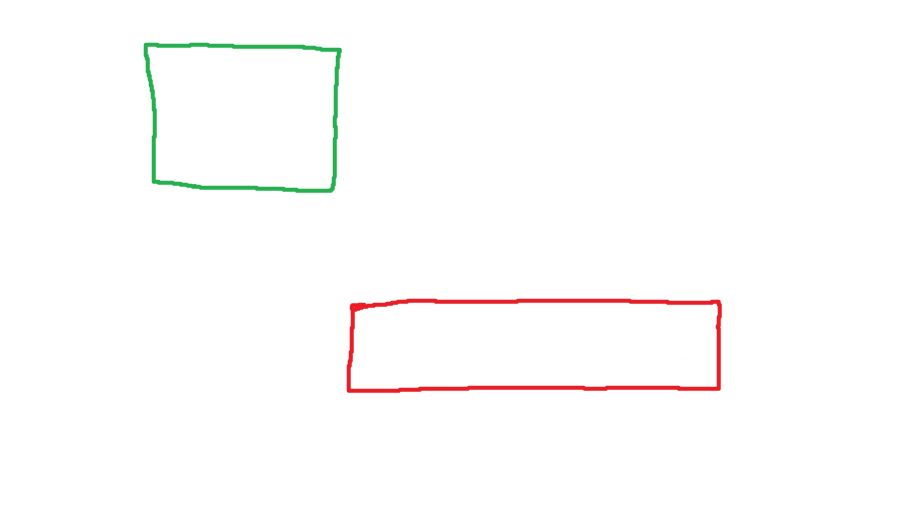
#> input picture images/dreptunghi_verde.jpg, 1842 x 1044 px, found by its file name (shown at 1/2 size)
$ python main.py ../images/dreptunghi_verde.jpg
#> lines starting #> are read from the running program, lines starting #| are printed output that depends on the picture; after the words box and inside, x2 and y2 are one past the last pixel; in counts of white or black regions, pixels touching at a corner belong together
### html_generator.py
def div_generator(divs):
    return "".join(f"""<div class="div{index}"></div>"""
                   for index, div in enumerate(divs))


def p_generator(paragraphs):
    return "".join(f"""<p class="p{index}"></p>"""
                   for index, p in enumerate(paragraphs))


def img_generator(images):
    return "".join(f"""<img class="img{index}" />"""
                   for index, img in enumerate(images))


def div_style_generator(divs):
    return "".join(
        f""".div{index} {{
    position: absolute;
    left: {div[0]}px;
    top: {div[1]}px;
    width: {div[2]}px;
    height: {div[3]}px;
    border: 3px solid blue;}}\n"""
        for index, div in enumerate(divs))


def p_style_generator(paragraphs):
    return "".join(
        f""".p{index} {{
    position: absolute;
    left: {p[0]}px;
    top: {p[1]}px;
    width: {p[2]}px;
    height: {p[3]}px;
    border: 3px solid green;}}\n"""
        for index, p in enumerate(paragraphs))


def img_style_generator(images):
    return "".join(
        f""".img{index} {{
    position: absolute;
    left: {img[0]}px;
    top: {img[1]}px;
    width: {img[2]}px;
    height: {img[3]}px;
    border: 3px solid red;}}\n"""
        for index, img in enumerate(images))


def generate_css_string(div_style, p_style, img_style):
    return f"""* {{
        margin: 0;
        padding: 0;
    }}

    {div_style}
    {p_style}
    {img_style}
    """


def generate_html_string(divs, paragraphs, images):
    div_tags = div_generator(divs)
    p_tags = p_generator(paragraphs)
    img_tags = img_generator(images)

    div_style = div_style_generator(divs)
    p_style = p_style_generator(paragraphs)
    img_style = img_style_generator(images)

    css = generate_css_string(div_style, p_style, img_style)

    return f"""<!DOCTYPE html>
    <html lang="en">
    <head>
        <meta charset="UTF-8">
        <meta http-equiv="X-UA-Compatible" content="IE=edge">
        <meta name="viewport" content="width=device-width, initial-scale=1.0">
        <title>Draw2HTML</title>
        <style>
            {css}
        </style>
    </head>
    <body>
        {div_tags}
        {p_tags}
        {img_tags}
    </body>
    </html>\n
    """

### pythonScripts/main.py
import cv2
import numpy as np
import imutils
import os
import sys
from html_generator import *


filePath = os.path.join('client/public/uploads/', sys.argv[1])
filePath2 = os.path.join(os.getcwd(), filePath)
img = cv2.imread(filePath2)
#> img is the input picture: shape (1044, 1842, 3); mean B, G, R 252.3, 252.8, 253.6
hsv = cv2.cvtColor(img, cv2.COLOR_BGR2HSV)
#> hsv: shape (1044, 1842, 3); mean H, S, V 3.6, 2.8, 254.3

# blue range
lower_blue = np.array([90, 60, 0])
upper_blue = np.array([121, 225, 255])

# green range
lower_green = np.array([36, 25, 25])
upper_green = np.array([70, 255, 255])

# red range
lower_red = np.array([170, 70, 50])
upper_red = np.array([180, 255, 255])

mask_blue = cv2.inRange(hsv, lower_blue, upper_blue)
#> mask_blue: shape (1044, 1842); every value is 0
mask_green = cv2.inRange(hsv, lower_green, upper_green)
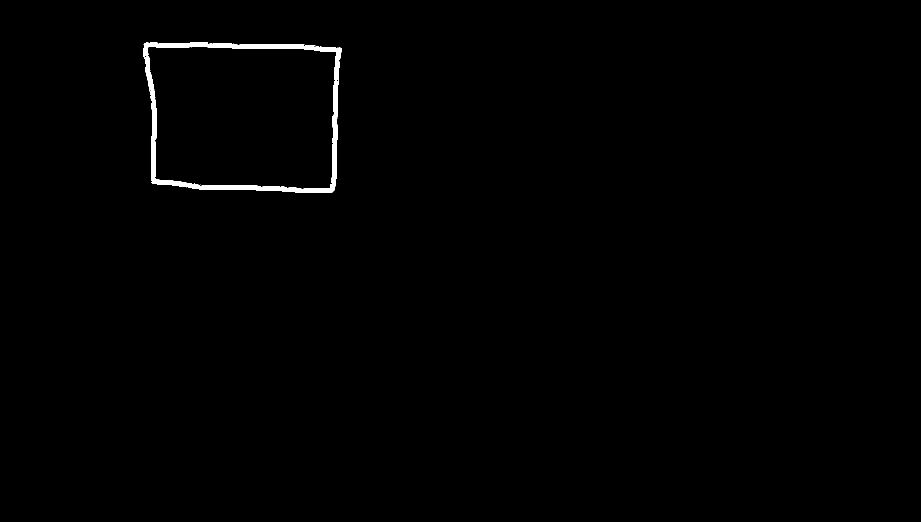
#> mask_green: shape (1044, 1842) (shown at 1/2 size); 0.61% white; 2 white regions (1 under 20 px), largest, box (x1, y1, x2, y2) and area: (287, 85, 684, 386) 11756
mask_red = cv2.inRange(hsv, lower_red, upper_red)
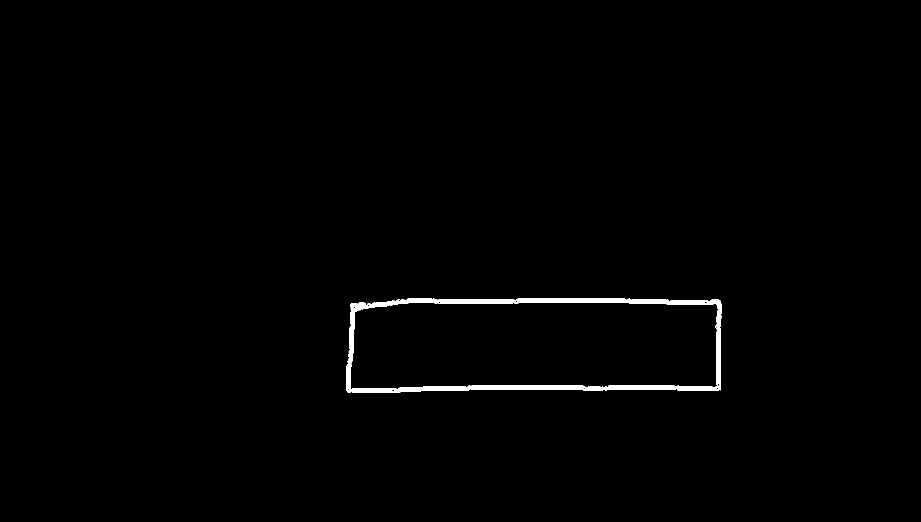
#> mask_red: shape (1044, 1842) (shown at 1/2 size); 0.84% white; 1 white region

blue_contours = cv2.findContours(
    mask_blue, cv2.RETR_EXTERNAL, cv2.CHAIN_APPROX_SIMPLE)
#> blue_contours = 0 contours
blue_contours = imutils.grab_contours(blue_contours)
#> blue_contours = []

green_contours = cv2.findContours(
    mask_green, cv2.RETR_EXTERNAL, cv2.CHAIN_APPROX_SIMPLE)
#> green_contours = 1 contour; box (x1, y1, x2, y2) and area: (287, 85, 684, 386) 108907
green_contours = imutils.grab_contours(green_contours)

red_contours = cv2.findContours(
    mask_red, cv2.RETR_EXTERNAL, cv2.CHAIN_APPROX_SIMPLE)
#> red_contours = 1 contour; box (x1, y1, x2, y2) and area: (693, 597, 1444, 786) 134837
red_contours = imutils.grab_contours(red_contours)

print('inainte')

# empty arrays
divs = []
paragraphs = []
images = []

for cb in blue_contours:
    x, y, w, h = cv2.boundingRect(cb)
    div = [x, y, w, h]
    divs.append(div)
    cv2.rectangle(img, (x, y), (x+w, y+h), (225, 255, 0), 2)
#> this loop made 0 passes
#> after the loop, divs = []
    # print('div: ', div)

for cg in green_contours:
    x, y, w, h = cv2.boundingRect(cg)
    paragraph = [x, y, w, h]
    paragraphs.append(paragraph)
    cv2.rectangle(img, (x, y), (x+w, y+h), (225, 225, 0), 2)
#> this loop made 1 pass
#> (x, y, w, h) on pass 1: (287, 85, 397, 301)
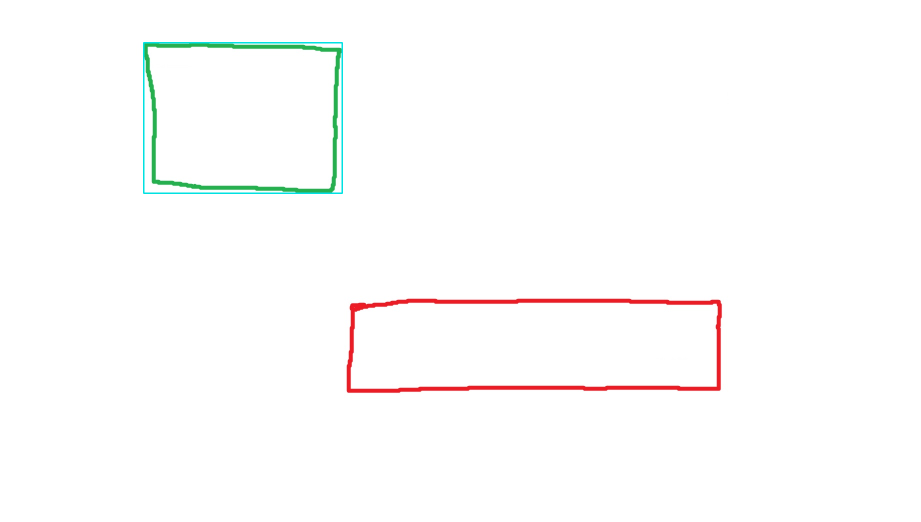
#> img: shape (1044, 1842, 3) (shown at 1/2 size); 0.22% of pixels changed, all inside (x1, y1, x2, y2) = (286, 84, 686, 388)
#> after the loop, paragraphs = [[287, 85, 397, 301]]
    # print('paragraph: ', paragraph)

for cr in red_contours:
    x, y, w, h = cv2.boundingRect(cr)
    image = [x, y, w, h]
    images.append(image)
    cv2.rectangle(img, (x, y), (x+w, y+h), (225, 225, 0), 2)
#> this loop made 1 pass
#> (x, y, w, h) on pass 1: (693, 597, 751, 189)
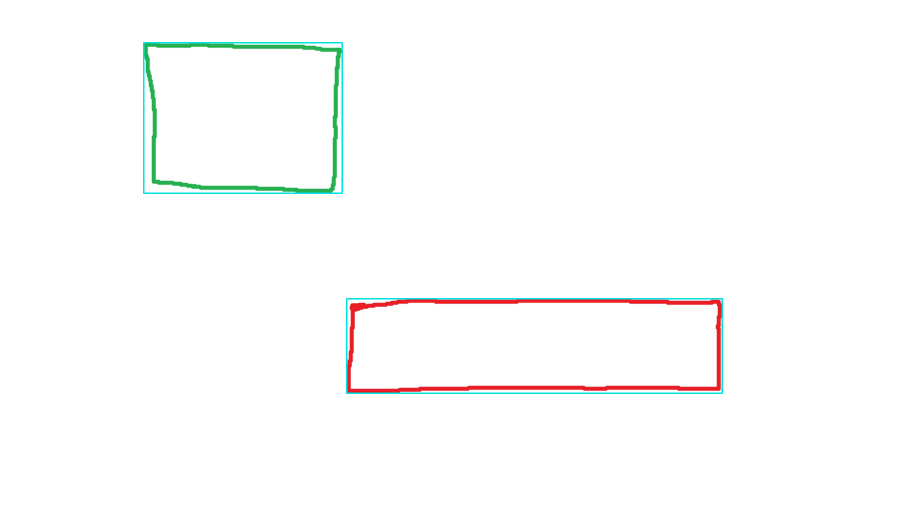
#> img: shape (1044, 1842, 3) (shown at 1/2 size); 0.29% of pixels changed, all inside (x1, y1, x2, y2) = (692, 596, 1446, 788)
#> after the loop, images = [[693, 597, 751, 189]]
    # print('image: ', image)


# convert arrays into np.arrays
divs = np.array(divs)
#> divs = empty array
paragraphs = np.array(paragraphs)
images = np.array(images)

# [8 lines of commented-out code are left out]


html_string = generate_html_string(divs, paragraphs, images)
#> in generate_html_string, `div_tags = div_generator(divs)`: div_tags = ''
#> in generate_html_string, `p_tags = p_generator(paragraphs)`: p_tags = '<p class="p0"></p>'
#> in generate_html_string, `img_tags = img_generator(images)`: img_tags = '<img class="img0" />'
#> in generate_html_string, `div_style = div_style_generator(divs)`: div_style = ''

# print(html_string)

save_path = os.path.join(os.getcwd(), 'client/public/htmlGen')
file_name = 'index.html'
complete_name = os.path.join(save_path, file_name)
# print(complete_name)
# print(html_string)

with open(complete_name, "w") as html_file:
    html_file.write(html_string)

# cv2.imshow("test", img)
# cv2.waitKey(0)

$ run again, on images/test2.jpg
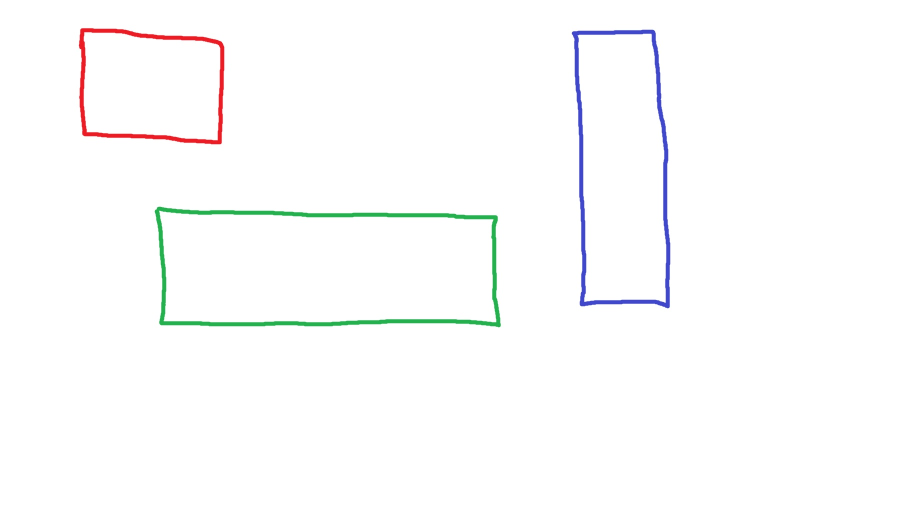
#> input picture images/test2.jpg, 1842 x 1044 px, found by its file name (shown at 1/2 size)
#> img is the input picture: shape (1044, 1842, 3); mean B, G, R 252.4, 252.3, 252.1
#> hsv: shape (1044, 1842, 3); mean H, S, V 4.6, 3.5, 253.9
#> `mask_blue = cv2.inRange(hsv, lower_blue, upper_blue)`:
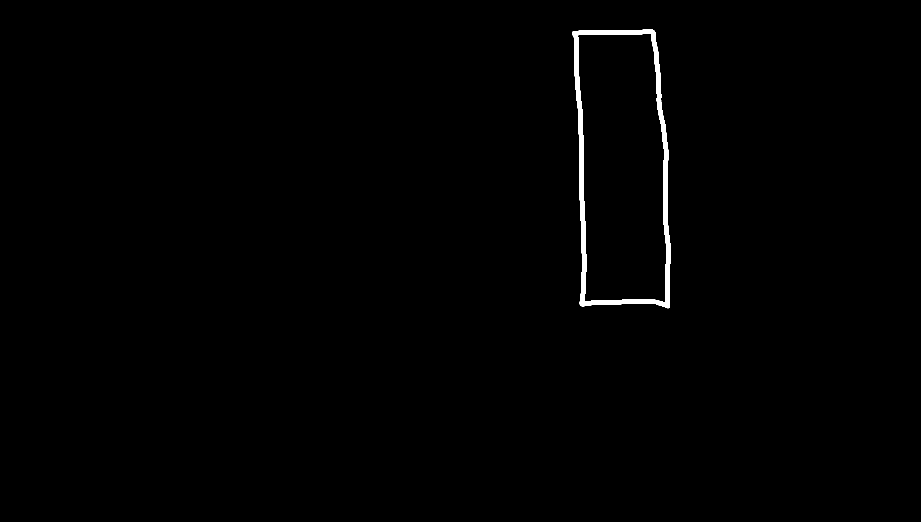
#> mask_blue: shape (1044, 1842) (shown at 1/2 size); 0.67% white; 1 white region, box (x1, y1, x2, y2) and area: (1144, 59, 1341, 617) 12801
#> mask_green: shape (1044, 1842); 0.84% white; 1 white region, box (x1, y1, x2, y2) and area: (309, 413, 1002, 655) 16203
#> mask_red: shape (1044, 1842); 0.43% white; 1 white region
#> blue_contours = 1 contour; box (x1, y1, x2, y2) and area: (1144, 59, 1341, 617) 94964
#> green_contours = 1 contour; box (x1, y1, x2, y2) and area: (309, 413, 1002, 655) 152052
#> red_contours = 1 contour; box (x1, y1, x2, y2) and area: (158, 56, 449, 289) 60398
#> the loop `for cb in blue_contours:` made 1 pass
#> (x, y, w, h) on pass 1: (1144, 59, 197, 558)
#> after the loop `for cb in blue_contours:`: divs = [[1144, 59, 197, 558]]
#> the loop `for cg in green_contours:` made 1 pass
#> (x, y, w, h) on pass 1: (309, 413, 693, 242)
#> after the loop `for cg in green_contours:`: paragraphs = [[309, 413, 693, 242]]
#> the loop `for cr in red_contours:` made 1 pass
#> (x, y, w, h) on pass 1: (158, 56, 291, 233)
#> after the loop `for cr in red_contours:`:
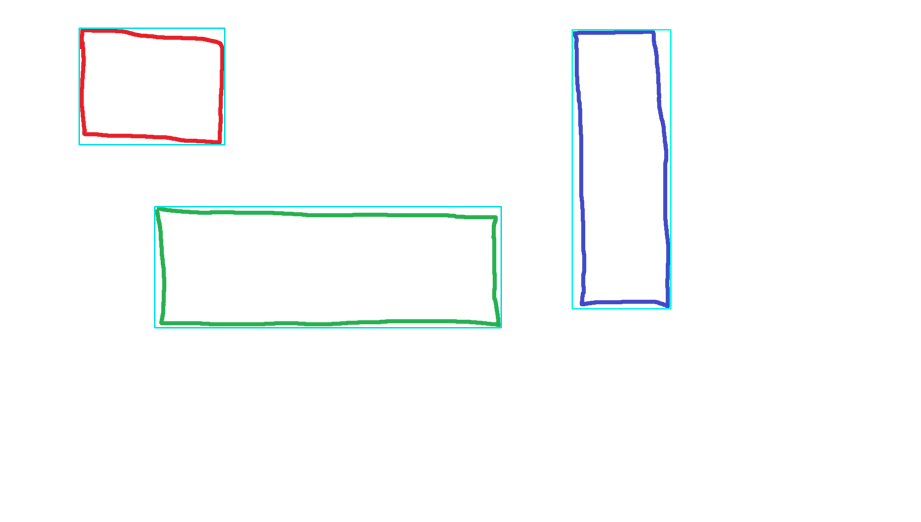
#> img: shape (1044, 1842, 3) (shown at 1/2 size); mean B, G, R 252.2, 252.2, 250.3
#> after the loop `for cr in red_contours:`: images = [[158, 56, 291, 233]]
#> div_tags = '<div class="div0"></div>'
#> p_tags = '<p class="p0"></p>'
#> img_tags = '<img class="img0" />'

$ run again, on images/test3.jpg
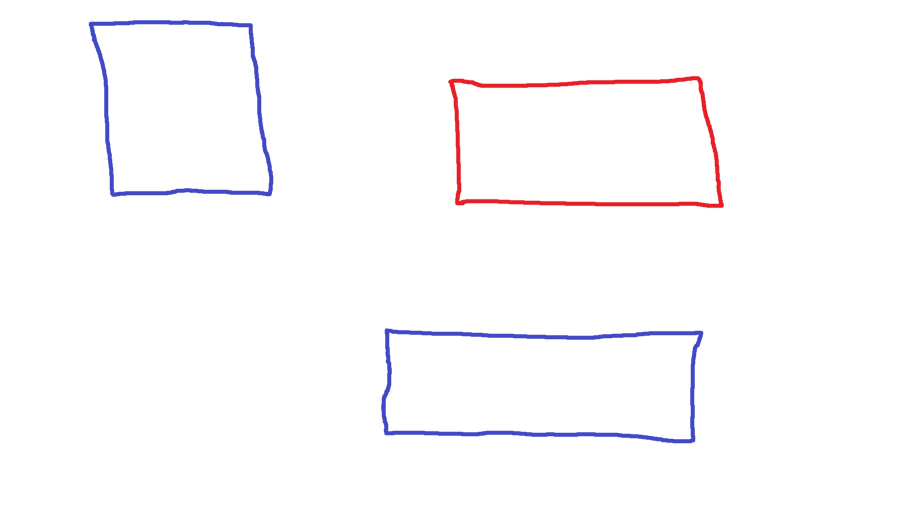
#> input picture images/test3.jpg, 1842 x 1044 px, found by its file name (shown at 1/2 size)
#> img is the input picture: shape (1044, 1842, 3); mean B, G, R 252.8, 251.2, 252.4
#> hsv: shape (1044, 1842, 3); mean H, S, V 5.6, 3.6, 254.1
#> `mask_blue = cv2.inRange(hsv, lower_blue, upper_blue)`:
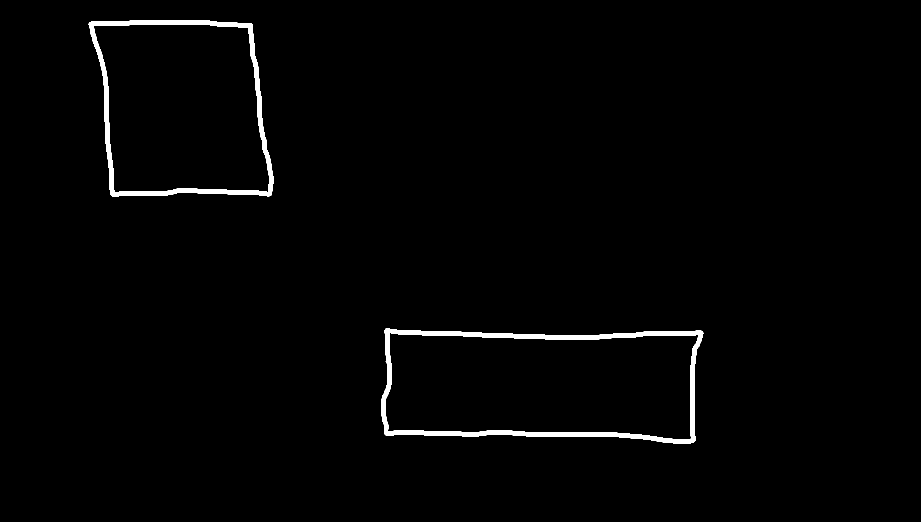
#> mask_blue: shape (1044, 1842) (shown at 1/2 size); 1.4% white; 2 white regions, box (x1, y1, x2, y2) and area: (762, 657, 1407, 887) 15002, (177, 40, 547, 394) 11860
#> mask_green: shape (1044, 1842); every value is 0
#> mask_red: shape (1044, 1842); 0.69% white; 1 white region
#> blue_contours = 2 contours; box (x1, y1, x2, y2) and area: (762, 657, 1407, 887) 129557, (177, 40, 547, 394) 110480
#> `green_contours = cv2.findContours( mask_green, cv2.RETR_EXTERNAL, cv2...`: green_contours = 0 contours
#> `green_contours = imutils.grab_contours(green_contours)`: green_contours = []
#> red_contours = 1 contour; box (x1, y1, x2, y2) and area: (896, 152, 1448, 416) 128750
#> the loop `for cb in blue_contours:` made 2 passes
#> (x, y, w, h) on passes 1 to 2: (762, 657, 645, 230), (177, 40, 370, 354)
#> after the loop `for cb in blue_contours:`: divs = [[762, 657, 645, 230], [177, 40, 370, 354]]
#> after the loop `for cg in green_contours:`: paragraphs = []
#> the loop `for cr in red_contours:` made 1 pass
#> (x, y, w, h) on pass 1: (896, 152, 552, 264)
#> after the loop `for cr in red_contours:`:
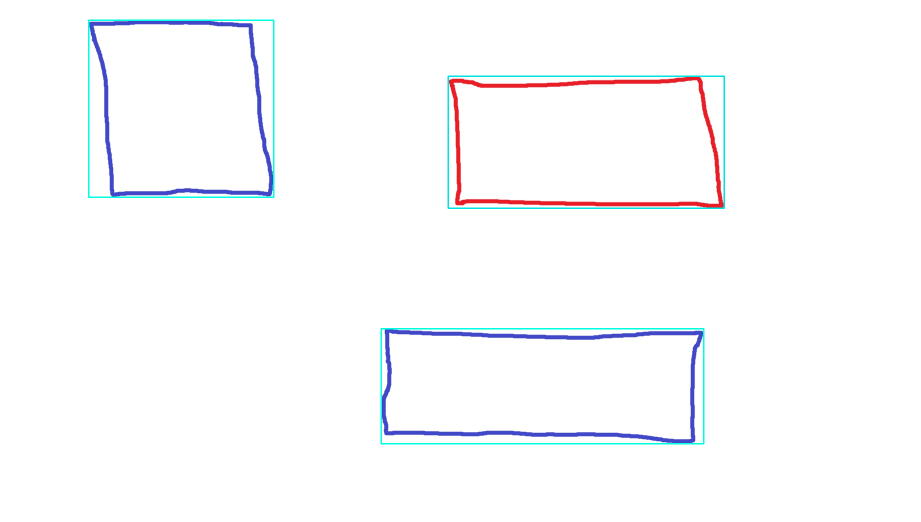
#> img: shape (1044, 1842, 3) (shown at 1/2 size); mean B, G, R 252.6, 251.1, 250.5
#> after the loop `for cr in red_contours:`: images = [[896, 152, 552, 264]]
#> `paragraphs = np.array(paragraphs)`: paragraphs = empty array
#> p_tags = ''
#> img_tags = '<img class="img0" />'
#> p_style = ''
